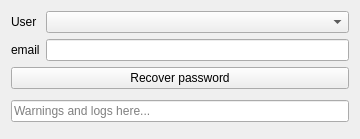
<?xml version="1.0" encoding="UTF-8"?>
<ui version="4.0">
 <class>Form</class>
 <widget class="QWidget" name="Form">
  <property name="geometry">
   <rect>
    <x>0</x>
    <y>0</y>
    <width>360</width>
    <height>139</height>
   </rect>
  </property>
  <property name="windowTitle">
   <string>Form</string>
  </property>
  <layout class="QVBoxLayout" name="verticalLayout">
   <item>
    <layout class="QFormLayout" name="formLayout">
     <item row="0" column="0">
      <widget class="QLabel" name="all_users_label">
       <property name="text">
        <string>User</string>
       </property>
      </widget>
     </item>
     <item row="0" column="1">
      <widget class="QComboBox" name="users_comboBox"/>
     </item>
     <item row="1" column="0">
      <widget class="QLabel" name="label_2">
       <property name="text">
        <string>email</string>
       </property>
      </widget>
     </item>
     <item row="1" column="1">
      <widget class="QLineEdit" name="email_lineEdit">
       <property name="focusPolicy">
        <enum>Qt::WheelFocus</enum>
       </property>
      </widget>
     </item>
    </layout>
   </item>
   <item>
    <widget class="QPushButton" name="recover_pushButton">
     <property name="text">
      <string>Recover password</string>
     </property>
    </widget>
   </item>
   <item>
    <widget class="QFrame" name="log_frame">
     <layout class="QHBoxLayout" name="log_layout">
      <property name="spacing">
       <number>0</number>
      </property>
      <property name="leftMargin">
       <number>0</number>
      </property>
      <property name="topMargin">
       <number>0</number>
      </property>
      <property name="rightMargin">
       <number>0</number>
      </property>
      <property name="bottomMargin">
       <number>0</number>
      </property>
      <item>
       <widget class="QLineEdit" name="log_lineEdit">
        <property name="readOnly">
         <bool>true</bool>
        </property>
        <property name="placeholderText">
         <string>Warnings and logs here...</string>
        </property>
       </widget>
      </item>
     </layout>
    </widget>
   </item>
  </layout>
 </widget>
 <resources/>
 <connections/>
</ui>
